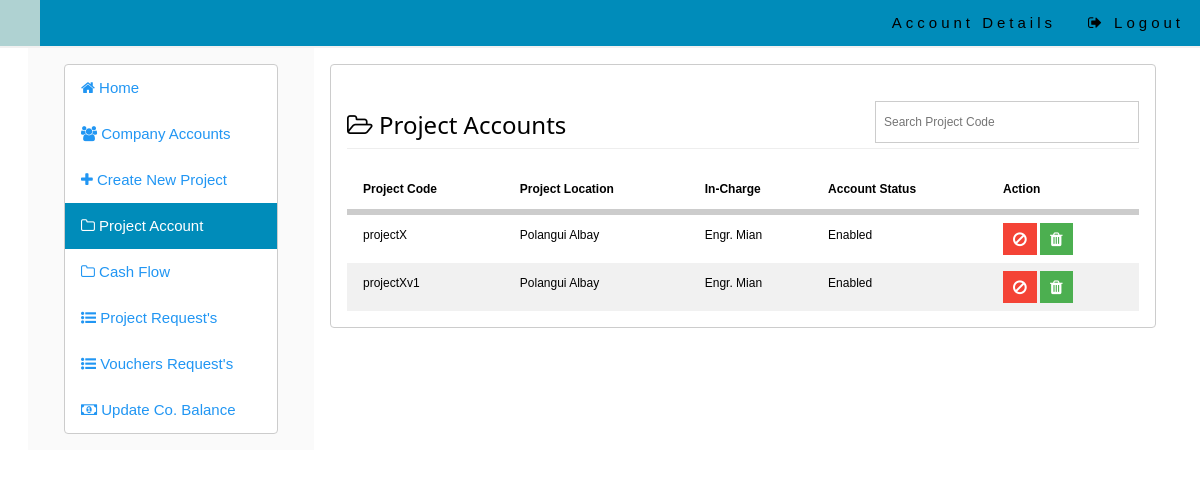
Screenshot of /admin/index.php?projectAccount=true with the database file from the repository.
### tables this page shows
CREATE TABLE IF NOT EXISTS `projects` (
  `id` int(10) unsigned NOT NULL AUTO_INCREMENT,
  `projectCode` varchar(255) NOT NULL,
  `projectName` varchar(255) NOT NULL,
  `projectLocation` text NOT NULL,
  `projectInCharge` varchar(255) NOT NULL,
  `startDate` varchar(255) NOT NULL,
  `endDate` varchar(255) NOT NULL,
  `projectPass` varchar(255) NOT NULL,
  `initialBudget` varchar(255) NOT NULL,
  `projectCost` varchar(255) NOT NULL,
  `status` varchar(1) NOT NULL,
  PRIMARY KEY (`id`)
);

### include/dbcon.php (called while the page is built, shortened)
<?php
	function getProjStatus($x){
		if($x == 1){
			return $stat = "Enabled";
		}else{
			return $stat = "Disabled";
		}
	}
?>

### admin/projectAccount.php (the view, shortened to what this page needs)
<div class="w3-row w3-padding-16">
	<div class="w3-row">
		<div class="w3-col s8 m8 l8">
		<h3 class="" style="margin-bottom:0px;margin-top:20px"><i class="fa fa-folder-open-o fa-fx"></i> Project Accounts</h3>
		</div>
		<div class="w3-rest">
		<input type="text" class="w3-right w3-small w3-border w3-input" onkeyup="search()" style="margin-top:20px" id="toSearch" placeholder="Search Project Code" />
		</div>
		<hr style="margin-top:5px;"/>
	</div>
	<div class="w3-row">
		<table class="w3-table w3-small w3-striped" id="searchTable">
			<thead>
				<tr class="w3-bottombar w3-hover" style="font-weight:bold;">
					<th>Project Code</th>
					<th>Project Location</th>
					<th>In-Charge</th>
					<th>Account Status</th>
					<th>Action</th>
				</tr>
			</thead>
			<tbody>
				<?php
					$sql = $mysqli->query("select * from projects");
					while($row = mysqli_fetch_assoc($sql)){
				?>
				<tr id="trDel_<?php echo $row['id']?>">
					<td><?php echo $row['projectCode'];?></td>
					<td><?php echo $row['projectLocation'];?></td>
					<td><?php echo $row['projectInCharge'];?></td>
					<td id="tdToggle_<?php echo $row['id'];?>"><?php echo getProjStatus($row['status']);?></td>
					<td>
					<?php if($row['status'] == 1){?>
						<button class="w3-red w3-button w3-small" style="padding:4px 10px;"  onclick="return disable(<?php echo $row['id']?>)" id="disable_<?php echo $row['id']?>"><i class="fa fa-ban fa-lg"></i></button>
					<?php }else{?>
						<button class="w3-green w3-button w3-small" style="padding:4px 10px;" onclick="return enable(<?php echo $row['id']?>)" id="enable_<?php echo $row['id']?>"><i class="fa fa-check fa-lg"></i></button>
					<?php }?>
						<button class="w3-green w3-button w3-small" style="padding:4px 10px;"onclick="return delete_(this,'<?php echo $row['id']?>')"><i class="fa fa-trash fa-lg"></i></button>
					</td>
				</tr>
				<?php }?>
			</tbody>
		</table>
	</div>
</div>

### css/style.css (style rules this page uses)
html { box-sizing:border-box }
*,*:before,*:after { box-sizing:inherit }
html { -ms-text-size-adjust:100%;-webkit-text-size-adjust:100% }
body { margin:0 }
hr { box-sizing:content-box;height:0;overflow:visible }
button,input,select,textarea { font:inherit;margin:0 }
button,input { overflow:visible }
button,select { text-transform:none }
button,html [type=button],[type=reset],[type=submit] { -webkit-appearance:button }
html,body { font-family:Verdana,sans-serif;font-size:15px;line-height:2 }
html { overflow-x:hidden }
h3 { font-size:24px }
h1,h2,h3,h4,h5,h6 { font-family:"Segoe UI",Arial,sans-serif;font-weight:400;margin:10px 0 }
hr { border:0;border-top:1px solid #eee;margin:20px 0 }
.w3-table,.w3-table-all { border-collapse:collapse;border-spacing:0;width:100%;display:table }
.w3-striped tbody tr:nth-child(even) { background-color:#f1f1f1 }
.w3-table td,.w3-table th,.w3-table-all td,.w3-table-all th { padding:8px 8px;display:table-cell;text-align:left;vertical-align:top }
.w3-table th:first-child,.w3-table td:first-child,.w3-table-all th:first-child,.w3-table-all td:first-child { padding-left:16px }
.w3-btn,.w3-button { border:none;display:inline-block;outline:0;padding:8px 16px;vertical-align:middle;overflow:hidden;text-decoration:none;color:inherit;background-color:inherit;text-align:center;cursor:pointer;white-space:nowrap }
.w3-btn,.w3-button { -webkit-touch-callout:none;-webkit-user-select:none;-khtml-user-select:none;-moz-user-select:none;-ms-user-select:none;user-select:none }
.w3-input { padding:8px;display:block;border:none;border-bottom:1px solid #ccc;width:100% }
.w3-container:after,.w3-container:before,.w3-panel:after,.w3-panel:before,.w3-row:after,.w3-row:before,.w3-row-padding:after,.w3-row-padding:before, .w3-cell-row:before,.w3-cell-row:after,.w3-clear:after,.w3-clear:before,.w3-bar:before,.w3-bar:after { content:"";display:table;clear:both }
.w3-col,.w3-half,.w3-third,.w3-twothird,.w3-threequarter,.w3-quarter { float:left;width:100% }
.w3-col.s8 { width:66.66666% }
@media (min-width:601px) { .w3-col.m8,.w3-twothird { width:66.66666% } }
@media (min-width:993px) { .w3-col.l8 { width:66.66666% } }
.w3-rest { overflow:hidden }
.w3-small { font-size:12px!important }
.w3-border { border:1px solid #ccc!important }
.w3-bottombar { border-bottom:6px solid #ccc!important }
.w3-padding-16 { padding-top:16px!important;padding-bottom:16px!important }
.w3-right { float:right!important }
.w3-green,.w3-hover-green:hover { color:#fff!important;background-color:#4CAF50!important }
.w3-red,.w3-hover-red:hover { color:#fff!important;background-color:#f44336!important }

### google/fafa.css (style rules this page uses)
.fa { display:inline-block;font:normal normal normal 14px/1 FontAwesome;font-size:inherit;text-rendering:auto;-webkit-font-smoothing:antialiased;-moz-osx-font-smoothing:grayscale }
.fa-lg { font-size:1.33333333em;line-height:.75em;vertical-align:-15% }
.fa-ban:before { content:"\f05e" }
.fa-folder-open-o:before { content:"\f115" }
.fa-trash:before { content:"\f1f8" }

### rows the page displays
projects: projectCode "projectX", projectLocation "Polangui Albay", projectInCharge "Engr. Mian", status "Enabled"
projects: projectCode "projectXv1", projectLocation "Polangui Albay", projectInCharge "Engr. Mian", status "Enabled"
